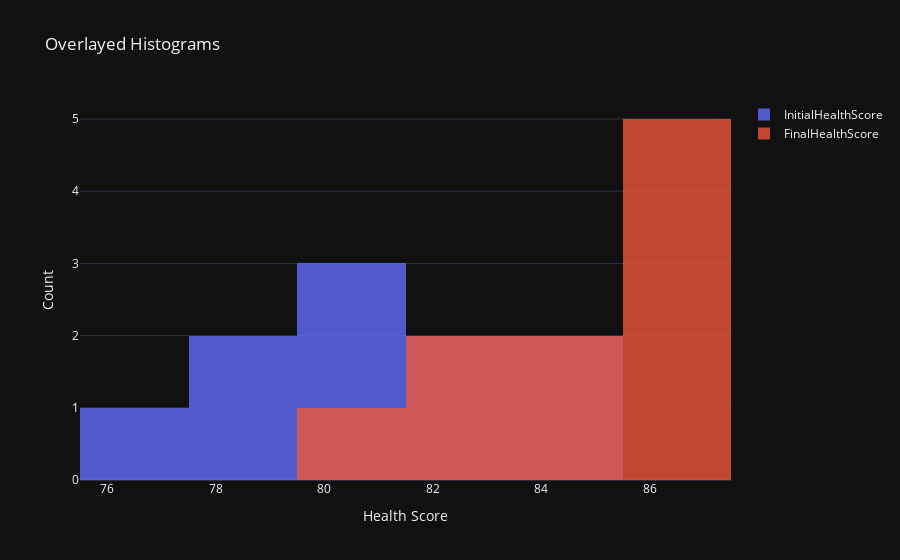

Source (notebook cell):
### Markdown cell above
8.  1. get data: I write the data in a csv file, then I'll use pandas the read the data as DataFrame
    2. analyse problem: H_0 : no effect H_1: H_1 is false
    3. Visual representation: histogram

### Code cell
import pandas as pd
import plotly.graph_objects as go
df: pd.DataFrame
df = pd.read_csv("Alitech.csv")
fig1 = go.Figure()
fig1.add_trace(go.Histogram(x=df.InitialHealthScore, name='InitialHealthScore', nbinsx=5, opacity=0.8))
fig1.add_trace(go.Histogram(x=df.FinalHealthScore, name='FinalHealthScore', nbinsx=5, opacity=0.8))
fig1.update_layout(barmode='overlay', title='Overlayed Histograms', xaxis_title='Health Score', yaxis_title='Count')
fig1.show()
print(f"there are {df.PatientID.count()} rows of data")

### Figure 1 — Plotly figure (JSON) as saved in the notebook; plotly's stock layout.template omitted (floating-point values rounded to 4 significant figures)
{"data": [{"name": "InitialHealthScore", "nbinsx": 5, "opacity": 0.8, "x": [84, 78, 83, 81, 81, 80, 79, 85, 76, 83], "type": "histogram"}, {"name": "FinalHealthScore", "nbinsx": 5, "opacity": 0.8, "x": [86, 86, 80, 86, 84, 86, 86, 82, 83, 84], "type": "histogram"}], "layout": {"barmode": "overlay", "title": {"text": "Overlayed Histograms"}, "xaxis": {"title": {"text": "Health Score"}}, "yaxis": {"title": {"text": "Count"}}}}
